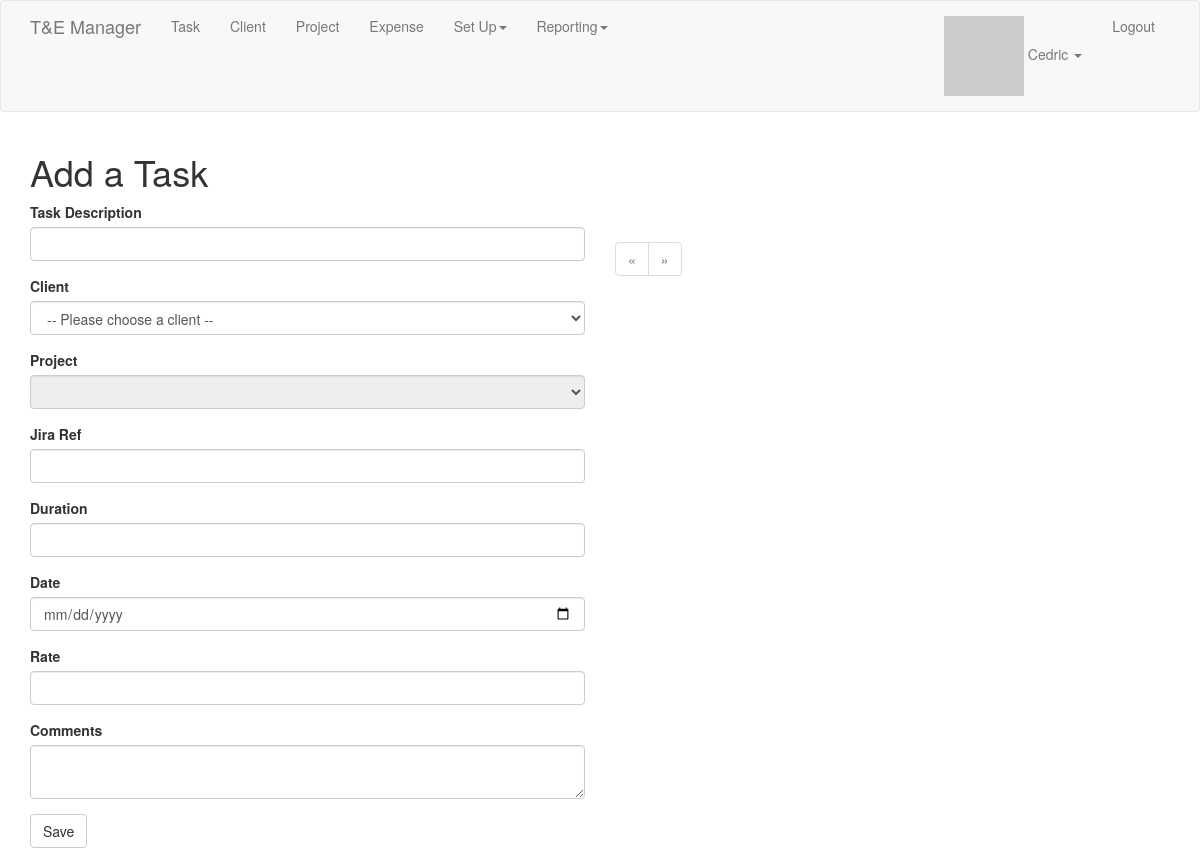
The page /add_task (signed in) on the database as committed earlier.
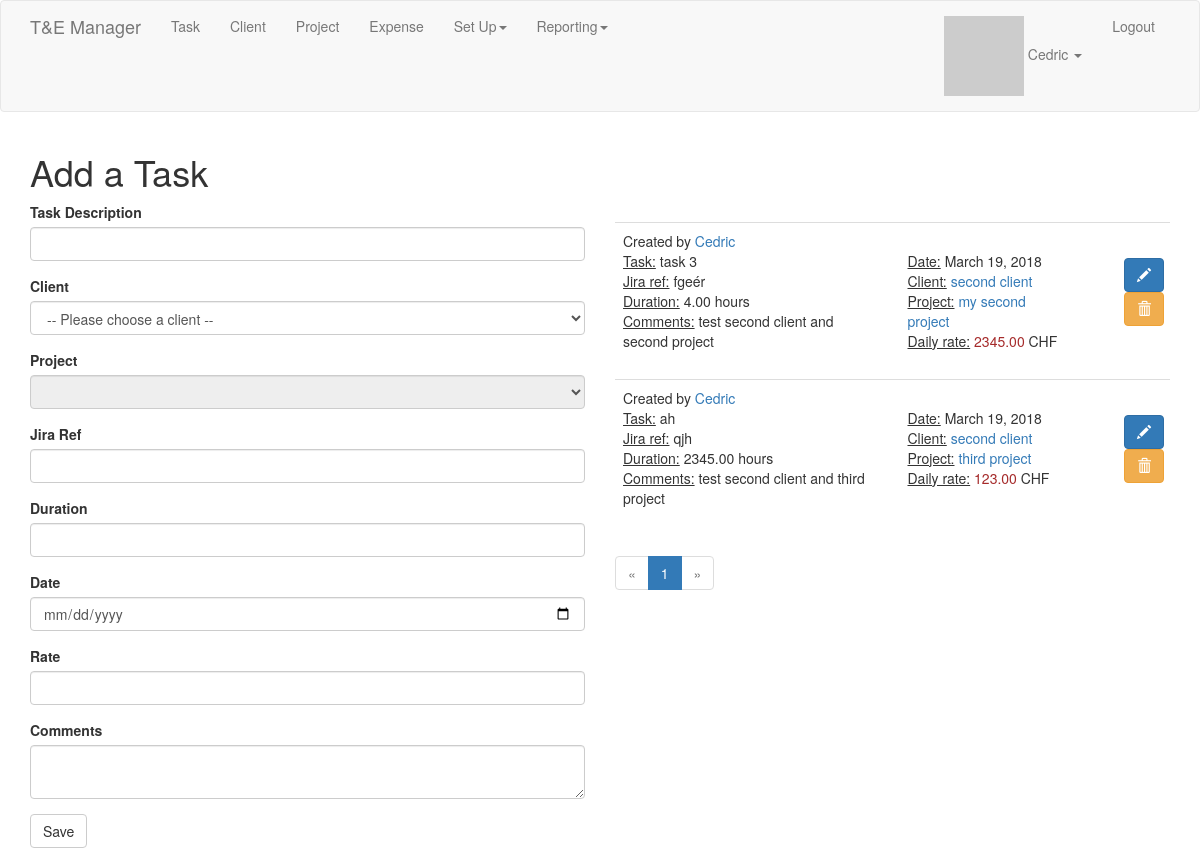
The same page on the database as committed later.
### app/models.py (models this page shows, shortened)
class User(UserMixin, db.Model):
    id = db.Column(db.Integer, primary_key=True)
    username = db.Column(db.String(64), index=True, unique=True)
    email = db.Column(db.String(120), index=True, unique=True)
    password_hash = db.Column(db.String(128))
    tasks = db.relationship('Task', backref='user_task', lazy='dynamic')
    about_me = db.Column(db.String(140))
    last_seen = db.Column(db.DateTime, default=datetime.utcnow)
    followed = db.relationship(
        'User', secondary=followers,
        primaryjoin=(followers.c.follower_id == id),
        secondaryjoin=(followers.c.followed_id == id),
        backref=db.backref('followers', lazy='dynamic'), lazy='dynamic')
    clients = db.relationship('Client', backref='user_client', lazy='dynamic')
    projects = db.relationship('Project', backref='user_project', lazy='dynamic')
    role_id = db.Column(db.Integer, db.ForeignKey('role.id'))
    def avatar(self, size):
        digest = md5(self.email.lower().encode('utf-8')).hexdigest()
        return 'https://www.gravatar.com/avatar/{}?d=identicon&s={}'.format(digest, size)
    def my_tasks(self):
        own = Task.query.filter_by(user_id=self.id)
        return own.order_by(Task.date.desc(), Task.client_id.asc(), Task.jira.asc())
    def can(self, permissions):
        return self.role is not None and (self.role.permissions & permissions) == permissions

class Client(db.Model):
    id = db.Column(db.Integer, primary_key=True)
    name = db.Column(db.String(64), index=True)
    user_id = db.Column(db.Integer, db.ForeignKey('user.id'))
    address = db.Column(db.String(128))
    tasks = db.relationship('Task', backref='client_task', lazy='dynamic')
    projects = db.relationship('Project', backref='client_project', lazy='dynamic')

class Project(db.Model):
    id = db.Column(db.Integer, primary_key=True)
    name = db.Column(db.String(64), index=True)
    description = db.Column(db.String(128))
    tasks = db.relationship('Task', backref='project_task', lazy='dynamic')
    user_id = db.Column(db.Integer, db.ForeignKey('user.id'))
    client_id = db.Column(db.Integer, db.ForeignKey('client.id'))

class Task(db.Model):
    id = db.Column(db.Integer, primary_key=True)
    name = db.Column(db.String(64), index=True)
    user_id = db.Column(db.Integer, db.ForeignKey('user.id'))
    jira = db.Column(db.String(16))
    duration = db.Column(db.Numeric(4,2))
    date = db.Column(db.Date, index=True)
    comment = db.Column(db.String(240))
    rate = db.Column(db.Numeric(6,2))
    client_id = db.Column(db.Integer, db.ForeignKey('client.id'))
    project_id = db.Column(db.Integer, db.ForeignKey('project.id'))

### app/tasks/routes.py (the view, shortened to what this page needs)
@bp.route('/add_task', methods=['GET', 'POST'])
@login_required
def add_task():
    form = TaskForm(form_name='PickTask')
    form.client_id.choices = [(row.id, row.name) for row in Client.query.all()]
    form.project_id.choices = [(row.id, row.name) for row in Project.query.all()]
    if request.method == 'GET':
        page = request.args.get('page', 1, type=int)
        pagination = current_user.my_tasks().filter(func.date(Task.date) == date.today()).order_by(Task.date.desc(),
                                                                                                   Task.jira.asc()).paginate(
            page, 4, False)
        tasks = pagination.items
        return render_template('tasks/add_task.html', title='Add a task', form=form, tasks=tasks, pagination=pagination)

### app/tasks/forms.py
class TaskForm(FlaskForm):
    form_name = HiddenField('Form Name')
    name = StringField('Task Description', validators=[DataRequired()])
    client_id = QuerySelectField('Client', validators=[DataRequired()],
        query_factory=get_clients,
        allow_blank=True,
        get_label='name',
        blank_text=u'-- Please choose a client --',
        id='select_client')
    project_id = QuerySelectField('Project', validators=[DataRequired()],
        query_factory=get_projects,
        allow_blank=True,
        get_label='name',
        blank_text=u'-- Please choose a project --',
        id='select_project')
    jira = StringField('Jira Ref', validators=[DataRequired()])
    duration = DecimalField('Duration', validators=[DataRequired()])
    date = DateField('Date', validators=[DataRequired()], format='%d/%m/%Y', default=datetime.date.today(),
                     id='date_picker')
    rate = DecimalField('Rate', validators=[DataRequired()])
    comment = TextAreaField('Comments', validators=[Length(min=0, max=140)])
    submit = SubmitField('Save')

### app/main/__init__.py (called while the page is built)
@bp.app_context_processor
def inject_permissions():
    return dict(Permission=Permission)

### app/main/routes.py (called while the page is built)
@bp.before_app_request
def before_request():
    if current_user.is_authenticated:
        current_user.last_seen = datetime.utcnow()
        db.session.commit()

### app/models.py (called while the page is built)
@login.user_loader
def load_user(id):
    return User.query.get(int(id))

### app/tasks/forms.py (called while the page is built)
def get_clients():
    return Client.query

def get_projects():
    return Project.query

### app/templates/tasks/add_task.html (shortened to what this page needs)
{% extends "base.html" %}
{% import 'bootstrap/wtf.html' as wtf %}
{% import "_macros.html" as macros %}
{% block app_content %}
    <h1>Add a Task</h1>
    <div class="row">
        <div class="col-md-6">
            {% if current_user.can(Permission.WRITE) %}
                {{ wtf.quick_form(form) }}
            {% endif %}
        </div>
        <div class="col-md-6">
            <div class="pagination">
                {% for task in tasks %}
                    {% include 'tasks/_task.html' %}
                {% endfor %}
            {{ macros.pagination_widget(pagination, 'tasks.add_task') }}
            </div>
        </div>
    </div>
{% endblock %}
{% block scripts %}
    {{ super() }}
{% endblock %}

### app/templates/base.html (shortened to what this page needs)
{% extends 'bootstrap/base.html' %}
{% block navbar %}
    <nav class="navbar navbar-default">
        <div class="container">
            <div class="navbar-header">
                {% if current_user.is_authenticated %}
                <a class="navbar-brand" href="{{ url_for('main.index') }}">T&E Manager</a>
                {% else %}
                <a class="navbar-brand" href="{{ url_for('auth.login') }}">T&E Manager</a>
                {% endif %}
            </div>
            <div class="collapse navbar-collapse" id="bs-example-navbar-collapse-1">
                <ul class="nav navbar-nav">
                    {% if current_user.is_authenticated %}
                    <li><a href="{{ url_for('tasks.add_task') }}">Task</a></li>
                    <li><a href="{{ url_for('clients.add_client') }}">Client</a></li>
                    <li><a href="{{ url_for('projects.add_project') }}">Project</a></li>
                    <li><a href="#">Expense</a></li>
                    <li class="dropdown"><a href="#" class="dropdown-toggle" data-toggle="dropdown">Set Up<b class="caret"></b></a>
                    <li class="dropdown"><a href="#" class="dropdown-toggle" data-toggle="dropdown">Reporting<b class="caret"></b></a>
                    </li>
                    {% endif %}
                </ul>
                <ul class="nav navbar-nav navbar-right">
                    {% if current_user.is_anonymous %}
                    <li><a href="{{ url_for('auth.register') }}">Register</a></li>
                    <li><a href="{{ url_for('auth.login') }}">Login</a></li>
                    {% else %}
                    <li class="dropdown"><a href="#" class="dropdown-toggle" data-toggle="dropdown"><img src="{{ current_user.avatar(size=18) }}"> {{ current_user.username }} <b class="caret"></b></a>
                    </li>
                    <li><a href="{{ url_for('auth.logout') }}">Logout</a></li>
                    {% endif %}
                </ul>
            </div>
        </div>
    </nav>
{% endblock %}
{% block content %}
    <div class="container">
        {% block app_content %}{% endblock %}
    </div>
{% endblock %}
{% block scripts %}
    <link rel="stylesheet" type="text/css" href="{{ url_for('static', filename='bootstrap-datetimepicker.min.css') }}" />
{% endblock %}

### app/templates/_macros.html
{% macro pagination_widget(pagination, endpoint) %}
<ul class="pagination">
    <li{% if not pagination.has_prev %} class="disabled"{% endif %}>
        <a href="{% if pagination.has_prev %}{{ url_for(endpoint, page=pagination.prev_num, **kwargs) }}{% else %}#{% endif %}">
            &laquo;
        </a>
    </li>
    {% for p in pagination.iter_pages() %}
        {% if p %}
            {% if p == pagination.page %}
            <li class="active">
                <a href="{{ url_for(endpoint, page = p, **kwargs) }}">{{ p }}</a>
            </li>
            {% else %}
            <li>
                <a href="{{ url_for(endpoint, page = p, **kwargs) }}">{{ p }}</a>
            </li>
            {% endif %}
        {% else %}
        <li class="disabled"><a href="#">&hellip;</a></li>
        {% endif %}
    {% endfor %}
    <li{% if not pagination.has_next %} class="disabled"{% endif %}>
        <a href="{% if pagination.has_next %}{{ url_for(endpoint, page=pagination.next_num, **kwargs) }}{% else %}#{% endif %}">
            &raquo;
        </a>
    </li>
</ul>
{% endmacro %}

### app/templates/tasks/_task.html
<table class="table table-hover">
    <tr>
        <td>
            Created by <a href="{{ url_for('main.user', username=task.user_task.username) }}">{{ task.user_task.username }}</a>
            <div class="row">
                <div class="col-md-6">
                    <u>Task:</u> {{ task.name }}<br>
                    <u>Jira ref:</u> {{ task.jira }}<br>
                    <u>Duration:</u> {{ task.duration }} hours<br>
                    {% autoescape false %}
                    <u>Comments:</u> {{ task.comment | replace("\n", "<br/>") }}<br>
                    {% endautoescape %}
                </div>
                <div class="col-md-4">
                    <u>Date:</u> {{ moment(task.date).format('LL') }}<br>
                    <u>Client:</u> <a href="{{ url_for('clients.edit_client', id=task.client_task.id) }}">{{ task.client_task.name }}</a><br>
                    <u>Project:</u> <a href="{{ url_for('projects.edit_project', id=task.project_task.id) }}">{{ task.project_task.name }}</a><br>
                    <u>Daily rate:</u> <span style="color: brown;">{{ task.rate }}</span> CHF<br>
                </div>
                {% if current_user.is_administrator %}
                <div class="btn pull-right">
                    <a class="btn btn-primary" href="{{ url_for('tasks.edit_task', id=task.id) }}"><span class="glyphicon glyphicon-pencil"></span></a>
                    <form method="post" action="{{ url_for('tasks.delete_task', id=task.id) }}"><button type="submit" class="btn btn-warning"><span class="glyphicon glyphicon-trash"></span></button></form>
                </div>
                {% endif %}
            </div>
        </td>
    </tr>
</table>

Rows that differ between the two databases and show on the page:
added Task: user_task.username "Cedric", name "task 3", jira "fgeér", duration "4.00", comment "test second client and second project", date "March 19, 2018", client_task.name "second client", project_task.name "my second project", rate "2345.00"
added Task: user_task.username "Cedric", name "ah", jira "qjh", duration "2345.00", comment "test second client and third project", date "March 19, 2018", client_task.name "second client", project_task.name "third project", rate "123.00"
Other text that changed with them:
new list line: "1"
